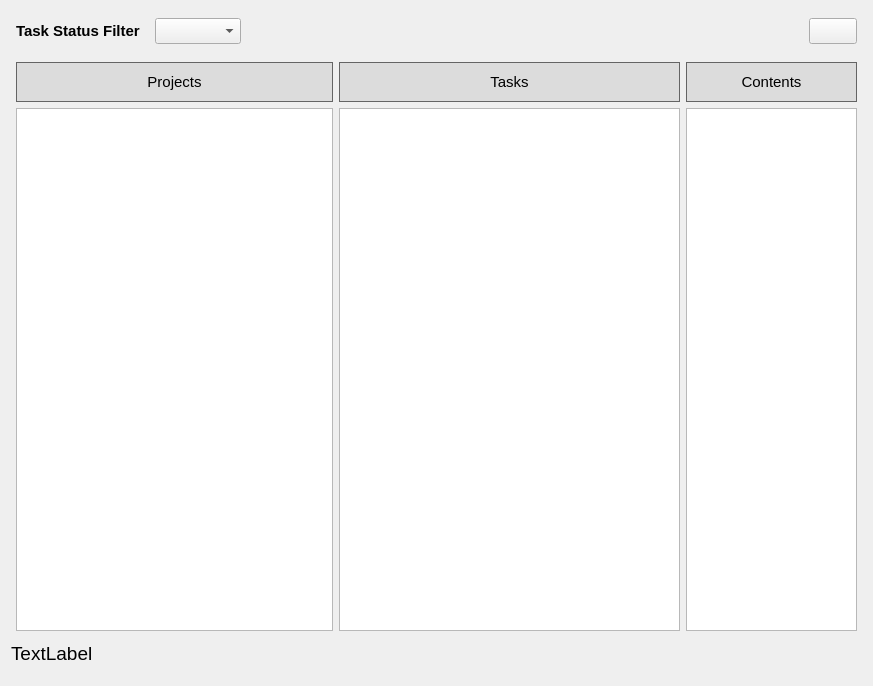
       <widget class="QWidget" name="tasksTab">
        <property name="sizePolicy">
         <sizepolicy hsizetype="Expanding" vsizetype="Expanding">
          <horstretch>1</horstretch>
          <verstretch>1</verstretch>
         </sizepolicy>
        </property>
        <property name="font">
         <font>
          <pointsize>11</pointsize>
         </font>
        </property>
        <attribute name="title">
         <string>TASKS</string>
        </attribute>
        <layout class="QVBoxLayout" name="verticalLayout_15">
         <item>
          <layout class="QVBoxLayout" name="verticalLayout_4" stretch="0,0,0">
           <property name="spacing">
            <number>6</number>
           </property>
           <property name="sizeConstraint">
            <enum>QLayout::SetDefaultConstraint</enum>
           </property>
           <property name="bottomMargin">
            <number>10</number>
           </property>
           <item>
            <layout class="QHBoxLayout" name="tabTopRow">
             <property name="spacing">
              <number>15</number>
             </property>
             <property name="leftMargin">
              <number>5</number>
             </property>
             <property name="topMargin">
              <number>0</number>
             </property>
             <property name="rightMargin">
              <number>5</number>
             </property>
             <property name="bottomMargin">
              <number>0</number>
             </property>
             <item>
              <widget class="QLabel" name="tasksHideTasksFilter">
               <property name="minimumSize">
                <size>
                 <width>0</width>
                 <height>40</height>
                </size>
               </property>
               <property name="font">
                <font>
                 <pointsize>11</pointsize>
                 <bold>true</bold>
                 <kerning>true</kerning>
                </font>
               </property>
               <property name="text">
                <string>Task Status Filter</string>
               </property>
              </widget>
             </item>
             <item>
              <layout class="QHBoxLayout" name="tasksFilterBar">
               <property name="spacing">
                <number>15</number>
               </property>
               <property name="topMargin">
                <number>5</number>
               </property>
               <property name="rightMargin">
                <number>0</number>
               </property>
               <property name="bottomMargin">
                <number>5</number>
               </property>
               <item>
                <widget class="checkablecombobox" name="taskFilterComboBox"/>
               </item>
              </layout>
             </item>
             <item>
              <spacer name="horizontalSpacer_2">
               <property name="orientation">
                <enum>Qt::Horizontal</enum>
               </property>
               <property name="sizeHint" stdset="0">
                <size>
                 <width>40</width>
                 <height>20</height>
                </size>
               </property>
              </spacer>
             </item>
             <item>
              <widget class="QPushButton" name="buttonTasksFolder">
               <property name="sizePolicy">
                <sizepolicy hsizetype="Minimum" vsizetype="Fixed">
                 <horstretch>0</horstretch>
                 <verstretch>0</verstretch>
                </sizepolicy>
               </property>
               <property name="font">
                <font>
                 <pointsize>11</pointsize>
                </font>
               </property>
               <property name="text">
                <string/>
               </property>
               <property name="icon">
                <iconset>
                 <selectedon>ui/images/folder_icon.png</selectedon>
                </iconset>
               </property>
               <property name="default">
                <bool>false</bool>
               </property>
              </widget>
             </item>
            </layout>
           </item>
           <item>
            <layout class="QHBoxLayout" name="horizontalLayout_9" stretch="3,6,3">
             <property name="leftMargin">
              <number>5</number>
             </property>
             <property name="topMargin">
              <number>5</number>
             </property>
             <property name="rightMargin">
              <number>5</number>
             </property>
             <property name="bottomMargin">
              <number>5</number>
             </property>
             <item>
              <layout class="QVBoxLayout" name="verticalLayout_10" stretch="0,0">
               <property name="spacing">
                <number>6</number>
               </property>
               <item>
                <widget class="QLabel" name="labelTasksProjects">
                 <property name="sizePolicy">
                  <sizepolicy hsizetype="Preferred" vsizetype="Preferred">
                   <horstretch>1</horstretch>
                   <verstretch>1</verstretch>
                  </sizepolicy>
                 </property>
                 <property name="minimumSize">
                  <size>
                   <width>0</width>
                   <height>40</height>
                  </size>
                 </property>
                 <property name="maximumSize">
                  <size>
                   <width>16777215</width>
                   <height>40</height>
                  </size>
                 </property>
                 <property name="font">
                  <font>
                   <pointsize>11</pointsize>
                   <bold>false</bold>
                  </font>
                 </property>
                 <property name="styleSheet">
                  <string notr="true">QLabel {
    background-color: rgb(220, 220, 220);
    border: 1px solid rgb(100, 100,100);
}</string>
                 </property>
                 <property name="text">
                  <string>Projects</string>
                 </property>
                 <property name="alignment">
                  <set>Qt::AlignCenter</set>
                 </property>
                </widget>
               </item>
               <item>
                <widget class="QTableWidget" name="tableProjects">
                 <property name="sizePolicy">
                  <sizepolicy hsizetype="Preferred" vsizetype="Preferred">
                   <horstretch>1</horstretch>
                   <verstretch>1</verstretch>
                  </sizepolicy>
                 </property>
                 <property name="minimumSize">
                  <size>
                   <width>317</width>
                   <height>523</height>
                  </size>
                 </property>
                </widget>
               </item>
              </layout>
             </item>
             <item>
              <layout class="QVBoxLayout" name="verticalLayout_12">
               <item>
                <widget class="QLabel" name="labelTasksTasks">
                 <property name="sizePolicy">
                  <sizepolicy hsizetype="Preferred" vsizetype="Preferred">
                   <horstretch>1</horstretch>
                   <verstretch>1</verstretch>
                  </sizepolicy>
                 </property>
                 <property name="minimumSize">
                  <size>
                   <width>0</width>
                   <height>40</height>
                  </size>
                 </property>
                 <property name="maximumSize">
                  <size>
                   <width>16777215</width>
                   <height>40</height>
                  </size>
                 </property>
                 <property name="font">
                  <font>
                   <pointsize>11</pointsize>
                   <bold>false</bold>
                  </font>
                 </property>
                 <property name="styleSheet">
                  <string notr="true">QLabel {
    background-color: rgb(220, 220, 220);
    border: 1px solid rgb(100, 100,100);
}</string>
                 </property>
                 <property name="text">
                  <string>Tasks</string>
                 </property>
                 <property name="alignment">
                  <set>Qt::AlignCenter</set>
                 </property>
                </widget>
               </item>
               <item>
                <widget class="QTableWidget" name="tableTasks">
                 <property name="sizePolicy">
                  <sizepolicy hsizetype="Preferred" vsizetype="Expanding">
                   <horstretch>1</horstretch>
                   <verstretch>1</verstretch>
                  </sizepolicy>
                 </property>
                </widget>
               </item>
              </layout>
             </item>
             <item>
              <layout class="QVBoxLayout" name="verticalLayout_13" stretch="0,0">
               <item>
                <widget class="QLabel" name="labelTasksContents">
                 <property name="sizePolicy">
                  <sizepolicy hsizetype="Preferred" vsizetype="Preferred">
                   <horstretch>1</horstretch>
                   <verstretch>1</verstretch>
                  </sizepolicy>
                 </property>
                 <property name="minimumSize">
                  <size>
                   <width>0</width>
                   <height>40</height>
                  </size>
                 </property>
                 <property name="maximumSize">
                  <size>
                   <width>16777215</width>
                   <height>40</height>
                  </size>
                 </property>
                 <property name="font">
                  <font>
                   <pointsize>11</pointsize>
                   <bold>false</bold>
                  </font>
                 </property>
                 <property name="styleSheet">
                  <string notr="true">QLabel {
    background-color: rgb(220, 220, 220);
    border: 1px solid rgb(100, 100,100);
}</string>
                 </property>
                 <property name="text">
                  <string>Contents</string>
                 </property>
                 <property name="alignment">
                  <set>Qt::AlignCenter</set>
                 </property>
                </widget>
               </item>
               <item>
                <widget class="QListWidget" name="listTasksContents">
                 <property name="sizePolicy">
                  <sizepolicy hsizetype="Preferred" vsizetype="Preferred">
                   <horstretch>1</horstretch>
                   <verstretch>1</verstretch>
                  </sizepolicy>
                 </property>
                </widget>
               </item>
              </layout>
             </item>
            </layout>
           </item>
           <item>
            <widget class="QLabel" name="pathLabel">
             <property name="font">
              <font>
               <pointsize>14</pointsize>
              </font>
             </property>
             <property name="text">
              <string>TextLabel</string>
             </property>
            </widget>
           </item>
          </layout>
         </item>
        </layout>
       </widget>
